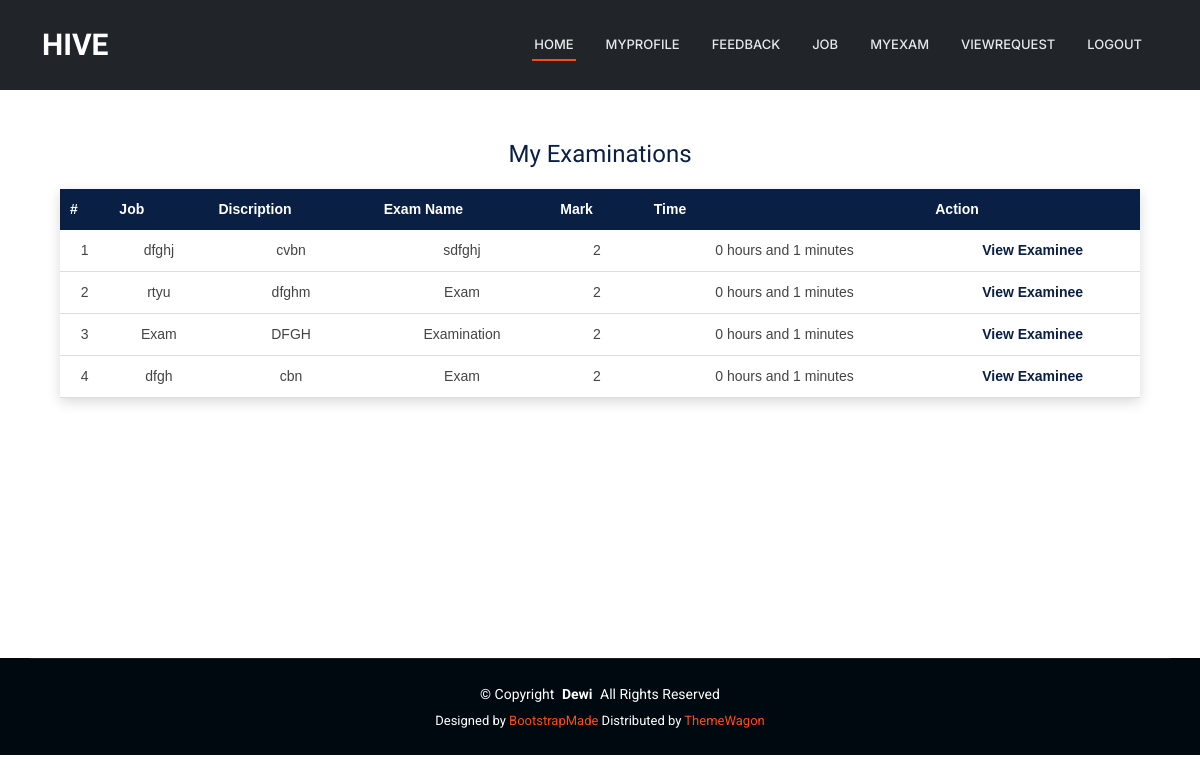
Before: /JobProvider/myexam/ (signed in) with the older database file.
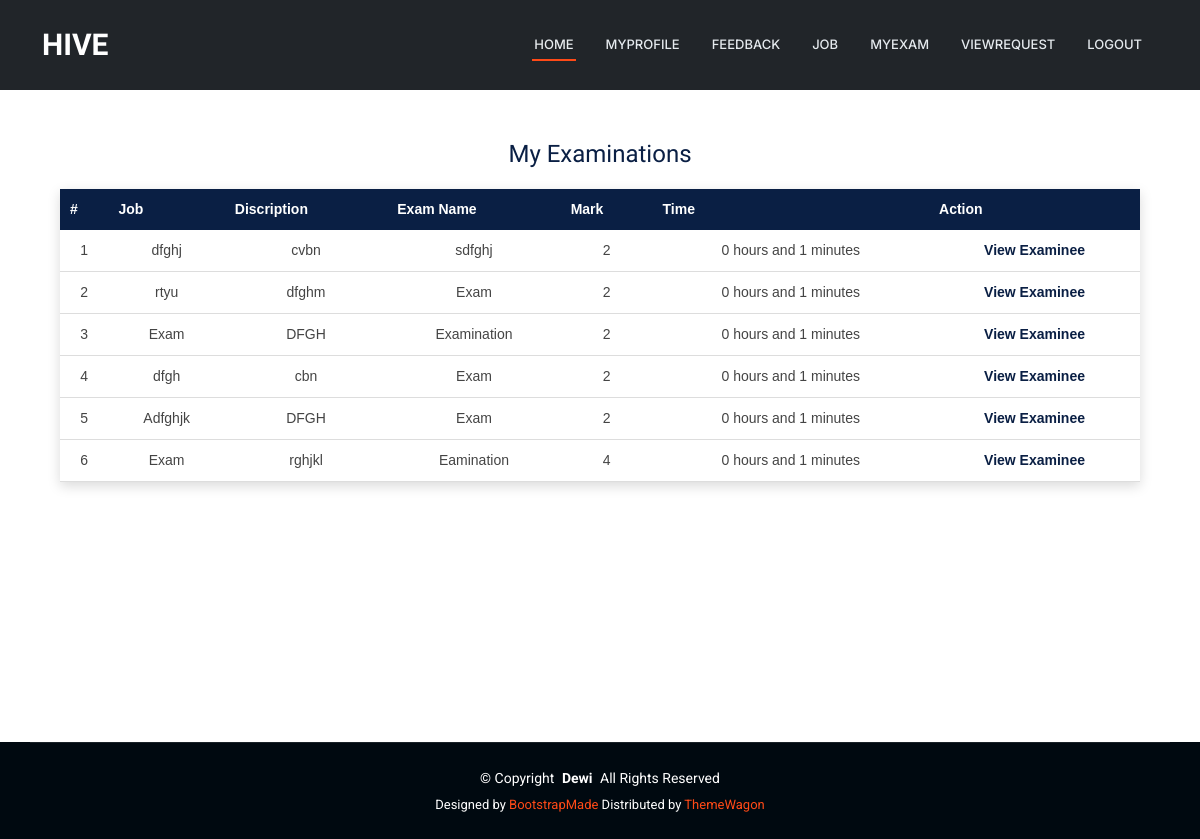
After: the same page with the newer database file.
### JobProvider/models.py (models this page shows)
class tbl_examination(models.Model):
    examination_name=models.CharField(max_length=50)
    examination_mark=models.CharField(max_length=50)
    examination_time=models.CharField(max_length=50)
    examination_status = models.IntegerField(default=0)
    time = models.TimeField(null=True)
    start_time = models.TimeField(null=True)
    job=models.ForeignKey(tbl_job,on_delete=models.CASCADE,null=True)

class tbl_job(models.Model):
    job_title=models.CharField(max_length=50)
    job_content=models.CharField(max_length=50)
    job_requriedage=models.CharField(max_length=50)
    job_experience=models.CharField(max_length=50)
    job_salary=models.CharField(max_length=50)
    job_lastdate=models.DateField()
    job_date=models.DateField(auto_now_add=True)
    job_status=models.IntegerField(default=0)
    jobprovider_id=models.ForeignKey(tbl_jobprovider,on_delete=models.CASCADE)
    jobcategory_id=models.ForeignKey(tbl_jobcategory,on_delete=models.CASCADE)
    jobtype_id=models.ForeignKey(tbl_jobtype,on_delete=models.CASCADE)

### JobProvider/views.py (the view)
# urls.py: path('myexam/',views.MyExam,name='MyExam'),
def MyExam(request):
    result=tbl_examination.objects.filter(job__jobprovider_id=request.session['jid'])
    return render(request,"JobProvider/MyExam.html",{"result":result})

### JobProvider/Templates/JobProvider/MyExam.html (shortened to what this page needs)
{% extends 'JobProvider/Header.html' %}
{% block content %}
<head>
</head>
<div class="jp-myexam-wrapper">
    <h2 class="jp-myexam-title">My Examinations</h2>
    <table class="jp-myexam-table">
        <tr>
            <th>#</th>
            <th>Job</th>
            <th>Discription</th>
            <th>Exam Name</th>
            <th>Mark</th>
            <th>Time</th>
            <th>Action</th>
        </tr>
        {% for i in result %}
        <tr>
            <td>{{ forloop.counter }}</td>
            <td>{{ i.job.job_title }}</td>
            <td>{{ i.job.job_content }}</td>
            <td>{{ i.examination_name }}</td>
            <td>{{ i.examination_mark }}</td>
            <td>{{ i.examination_time }}</td>
            <td class="jp-myexam-action">
                <a href="{% url 'JobProvider:viewexaminer' i.id %}">
                    View Examinee
                </a>
            </td>
        </tr>
        {% endfor %}
    </table>
</div>
<br><br><br><br>
{% endblock %}

Changed rows visible on the page:
added tbl_examination: job.job_title "Adfghjk", job.job_content "DFGH", examination_name "Exam", examination_mark "2", examination_time "0 hours and 1 minutes"
added tbl_examination: job.job_title "Exam", job.job_content "rghjkl", examination_name "Eamination", examination_mark "4", examination_time "0 hours and 1 minutes"
